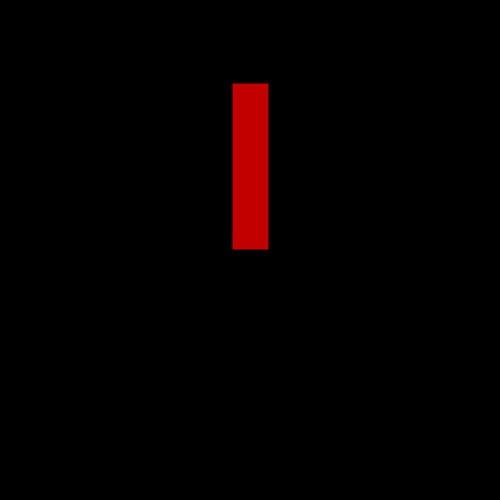
Frame 1 (no input)
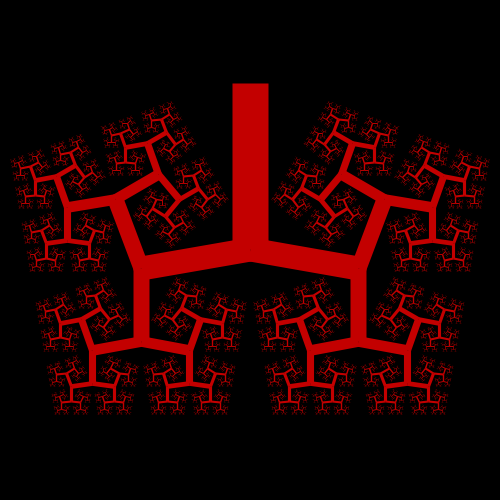
Frame 60 (the mouse pressed at the canvas centre just before this capture)
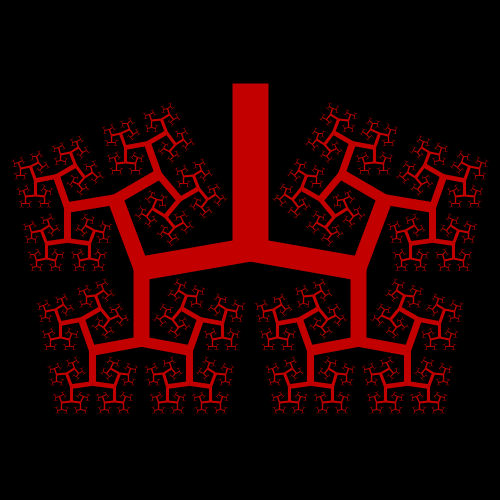
Frame 120 (the mouse held since frame 60 and released just before this capture)

The Processing sketch that drew these frames (run headless with seeded random() and noise(); from frame 60 on, the mouse is pressed at the canvas centre):

// Processing sketch: Lungs
// ── Lungs.pde
/*
 * [005] Lung #1
 *
 * 2013 [+++] @tinytintoto (http://tinytintoto.tumblr.com/post/48121186809)
 */
int step, v;
PVector origin, first;
float lineW = 36;
final int maxdpt = 18;
final float attn = 0.666;
final float deg = radians(80);

void setup() {
  size(500, 500);
  frameRate(24);
  stroke(195, 0, 0);
  strokeCap(SQUARE);
  smooth();
  step = 0;
  v = 1;

  origin = new PVector( floor(width / 2), floor(height / 6));
  first = new PVector(0, floor(height / 3));
}

void draw() {
  background(0);
  strokeWeight(lineW);
  line(origin.x, origin.y, origin.x + first.x, origin.y + first.y);

  if ( step > 0 ) {
    branch( min(step, maxdpt), origin, first, lineW * attn);
  }

  step += v;
  if ( step == 0 || step == maxdpt ) {
    v = -(v);
  }
}

void branch(int dpt, PVector org, PVector parent, float lw) {
  PVector leftP = new PVector( parent.x, parent.y );
  PVector rightP = new PVector( parent.x, parent.y );

  leftP.rotate( deg );
  rightP.rotate( -deg );

  leftP.setMag( parent.mag() * attn );
  rightP.setMag( parent.mag() * attn );

  strokeWeight(lw);
  pushMatrix();
    translate(parent.x + org.x, parent.y + org.y);
    line(0, 0, leftP.x, leftP.y);
    line(0, 0, rightP.x, rightP.y);
  popMatrix();

  dpt--;
  if (dpt > 0) {
    branch(dpt, PVector.add(parent, org), leftP, lw * attn);
    branch(dpt, PVector.add(parent, org), rightP, lw * attn);
  }
}
